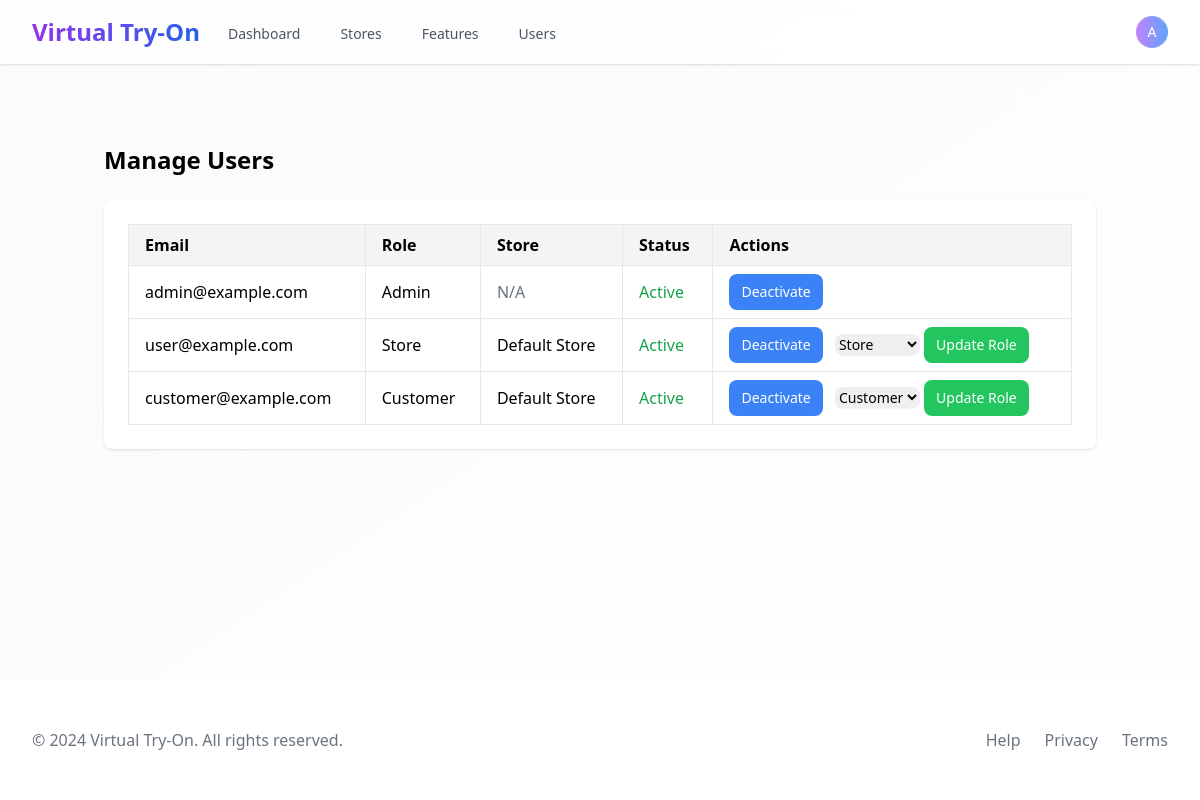
The app's page /admin/users (signed in) with its own data.
### app/core/models.py (models this page shows)
class User(UserMixin, db.Model):
    id = db.Column(db.Integer, primary_key=True)
    email = db.Column(db.String(120), unique=True, nullable=False)
    password_hash = db.Column(db.String(255), nullable=False)
    role = db.Column(db.String(20), nullable=False)
    store_id = db.Column(db.Integer, db.ForeignKey('store.id'), nullable=True)
    created_at = db.Column(db.DateTime, default=db.func.current_timestamp())

class Store(db.Model):
    id = db.Column(db.Integer, primary_key=True)
    name = db.Column(db.String(120), nullable=False)
    subscription_plan = db.Column(db.String(20), default='basic')
    is_active = db.Column(db.Boolean, default=True)
    credit_balance = db.Column(db.Integer, default=0)
    users = db.relationship('User', backref='store', lazy=True)

### app/admin/routes.py (the view)
@admin_bp.route('/users', methods=['GET'])
@login_required
def users():
    if current_user.role != 'admin':
        return jsonify({'error': 'Unauthorized access'}), 403
    users = User.query.all()
    return render_template('admin/users.html', users=users)

### app/__init__.py (called while the page is built)
@login_manager.user_loader
def load_user(user_id):
    from app.core.models import User
    return User.query.get(int(user_id))

### app/templates/admin/users.html (shortened to what this page needs)
{% extends "shared/base.html" %}
{% block content %}
<div class="container mx-auto px-4 py-8">
    <h1 class="text-2xl font-bold mb-6">Manage Users</h1>
    <div class="bg-white shadow rounded-lg p-6">
        <table class="min-w-full table-auto text-left border-collapse border border-gray-200">
            <thead class="bg-gray-100">
                <tr>
                    <th class="py-2 px-4 border border-gray-200">Email</th>
                    <th class="py-2 px-4 border border-gray-200">Role</th>
                    <th class="py-2 px-4 border border-gray-200">Store</th>
                    <th class="py-2 px-4 border border-gray-200">Status</th>
                    <th class="py-2 px-4 border border-gray-200">Actions</th>
                </tr>
            </thead>
            <tbody>
                {% for user in users %}
                <tr>
                    <td class="py-2 px-4 border border-gray-200">{{ user.email }}</td>
                    <td class="py-2 px-4 border border-gray-200 capitalize">{{ user.role }}</td>
                    <td class="py-2 px-4 border border-gray-200">
                        {% if user.store %}
                            {{ user.store.name }}
                        {% else %}
                            <span class="text-gray-500">N/A</span>
                        {% endif %}
                    </td>
                    <td class="py-2 px-4 border border-gray-200">
                        <span class="{% if user.is_active %}text-green-600{% else %}text-red-600{% endif %}">
                            {{ 'Active' if user.is_active else 'Inactive' }}
                        </span>
                    </td>
                    <td class="py-2 px-4 border border-gray-200">
                        <form action="{{ url_for('admin.users') }}" method="POST" class="inline">
                            <button type="submit" class="text-sm px-3 py-2 rounded-lg bg-blue-500 text-white hover:bg-blue-600">
                                {{ 'Activate' if not user.is_active else 'Deactivate' }}
                            </button>
                        </form>
                        {% if user.role != 'admin' %}
                        <form action="{{ url_for('admin.change_role') }}" method="POST" class="inline ml-2">
                            <select name="role" class="text-sm rounded-lg border-gray-300 shadow-sm">
                                <option value="store" {% if user.role == 'store' %}selected{% endif %}>Store</option>
                                <option value="customer" {% if user.role == 'customer' %}selected{% endif %}>Customer</option>
                            </select>
                            <button type="submit" class="text-sm px-3 py-2 rounded-lg bg-green-500 text-white hover:bg-green-600">
                                Update Role
                            </button>
                        </form>
                        {% endif %}
                    </td>
                </tr>
                {% endfor %}
            </tbody>
        </table>
    </div>
</div>
{% endblock %}

### app/templates/shared/base.html (shortened to what this page needs)
<!DOCTYPE html>
<html lang="en">
<head>
    <script src="https://cdn.tailwindcss.com"></script>
</head>
<body class="bg-gradient-to-br from-gray-50 to-white min-h-screen flex flex-col" style="visibility: visible;">
    <header class="bg-white/80 backdrop-blur-sm shadow">
        <div class="max-w-7xl mx-auto px-4 sm:px-6 lg:px-8">
            <div class="flex justify-between h-16">
                <div class="flex">
                    <div class="flex-shrink-0 flex items-center">
                        <a href="{{ url_for('main.landing_page') }}" class="text-2xl font-bold text-transparent bg-clip-text bg-gradient-to-r from-purple-600 to-blue-600">
                        </a>
                    </div>
                    <div class="hidden sm:ml-6 sm:flex sm:space-x-8">
                        {% if current_user.is_authenticated %}
                            {% if current_user.role == 'admin' %}
                                <a href="{{ url_for('admin.dashboard') }}" class="text-gray-600 hover:text-purple-600 inline-flex items-center px-1 pt-1 text-sm font-medium transition">
                                    Dashboard
                                </a>
                                <a href="{{ url_for('admin.stores') }}" class="text-gray-600 hover:text-purple-600 inline-flex items-center px-1 pt-1 text-sm font-medium transition">
                                    Stores
                                </a>
                                <a href="{{ url_for('admin.features') }}" class="text-gray-600 hover:text-purple-600 inline-flex items-center px-1 pt-1 text-sm font-medium transition">
                                    Features
                                </a>
                                <a href="{{ url_for('admin.users') }}" class="text-gray-600 hover:text-purple-600 inline-flex items-center px-1 pt-1 text-sm font-medium transition">
                                    Users
                                </a>
                            {% endif %}
                        {% endif %}
                    </div>
                </div>
                <div class="hidden sm:ml-6 sm:flex sm:items-center">
                    {% if current_user.is_authenticated %}
                        <div class="ml-3 relative">
                            <button type="button"
                                    onclick="toggleDropdown(event, 'user-menu')"
                                    class="flex text-sm rounded-full focus:outline-none focus:ring-2 focus:ring-offset-2 focus:ring-blue-500"
                                    id="user-menu-button"
                                    aria-expanded="false"
                                    aria-haspopup="true">
                                <div class="h-8 w-8 rounded-full bg-gradient-to-r from-purple-400 to-blue-400 flex items-center justify-center">
                                    <span class="text-sm font-medium text-white">
                                        {{ current_user.email[0].upper() if current_user.email else 'U' }}
                                    </span>
                                </div>
                            </button>
                        </div>
                    {% endif %}
                </div>
            </div>
        </div>
    </header>
    <main class="flex-grow max-w-7xl w-full mx-auto px-4 sm:px-6 lg:px-8 py-8">
        {% block content %}{% endblock %}
    </main>
    <footer class="bg-white/80 backdrop-blur-sm mt-auto">
        <div class="max-w-7xl mx-auto py-12 px-4 sm:px-6 md:flex md:items-center md:justify-between lg:px-8">
            <div class="flex justify-center space-x-6 md:order-2">
                <a href="#" class="text-gray-500 hover:text-purple-600 transition">Help</a>
                <a href="#" class="text-gray-500 hover:text-purple-600 transition">Privacy</a>
                <a href="#" class="text-gray-500 hover:text-purple-600 transition">Terms</a>
            </div>
            <div class="mt-8 md:mt-0 md:order-1">
                <p class="text-center text-base text-gray-500">&copy; 2024 Virtual Try-On. All rights reserved.</p>
            </div>
        </div>
    </footer>
</body>
</html>

### app/templates/shared/base.html (style rules this page uses)
html { visibility: hidden; }

### records on screen
User: email "A", email "admin@example.com", role "Admin", shows "N/A", is_active "Active", is_active "Deactivate"
User: email "user@example.com", role "Store", store.name "Default Store", is_active "Active", is_active "Deactivate"
User: email "customer@example.com", role "Customer", store.name "Default Store", is_active "Active", is_active "Deactivate"
